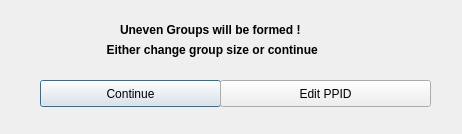
<?xml version="1.0" encoding="UTF-8"?>
<ui version="4.0">
 <class>launchppidcheckdialog</class>
 <widget class="QDialog" name="launchppidcheckdialog">
  <property name="geometry">
   <rect>
    <x>0</x>
    <y>0</y>
    <width>462</width>
    <height>134</height>
   </rect>
  </property>
  <property name="windowTitle">
   <string>Notification</string>
  </property>
  <widget class="QLabel" name="label">
   <property name="geometry">
    <rect>
     <x>120</x>
     <y>20</y>
     <width>221</width>
     <height>20</height>
    </rect>
   </property>
   <property name="font">
    <font>
     <weight>75</weight>
     <bold>true</bold>
    </font>
   </property>
   <property name="text">
    <string>Uneven Groups will be formed !</string>
   </property>
  </widget>
  <widget class="QLabel" name="label_2">
   <property name="geometry">
    <rect>
     <x>30</x>
     <y>40</y>
     <width>401</width>
     <height>20</height>
    </rect>
   </property>
   <property name="font">
    <font>
     <weight>75</weight>
     <bold>true</bold>
    </font>
   </property>
   <property name="text">
    <string>                       Either change group size or continue</string>
   </property>
  </widget>
  <widget class="QPushButton" name="pushButton">
   <property name="geometry">
    <rect>
     <x>40</x>
     <y>80</y>
     <width>181</width>
     <height>27</height>
    </rect>
   </property>
   <property name="text">
    <string>Continue</string>
   </property>
  </widget>
  <widget class="QPushButton" name="pushButton_2">
   <property name="geometry">
    <rect>
     <x>220</x>
     <y>80</y>
     <width>211</width>
     <height>27</height>
    </rect>
   </property>
   <property name="text">
    <string>Edit PPID</string>
   </property>
  </widget>
  <widget class="QLabel" name="label_3">
   <property name="geometry">
    <rect>
     <x>-10</x>
     <y>-10</y>
     <width>481</width>
     <height>151</height>
    </rect>
   </property>
   <property name="text">
    <string/>
   </property>
  </widget>
  <zorder>label_3</zorder>
  <zorder>label</zorder>
  <zorder>label_2</zorder>
  <zorder>pushButton</zorder>
  <zorder>pushButton_2</zorder>
 </widget>
 <resources/>
 <connections/>
</ui>
